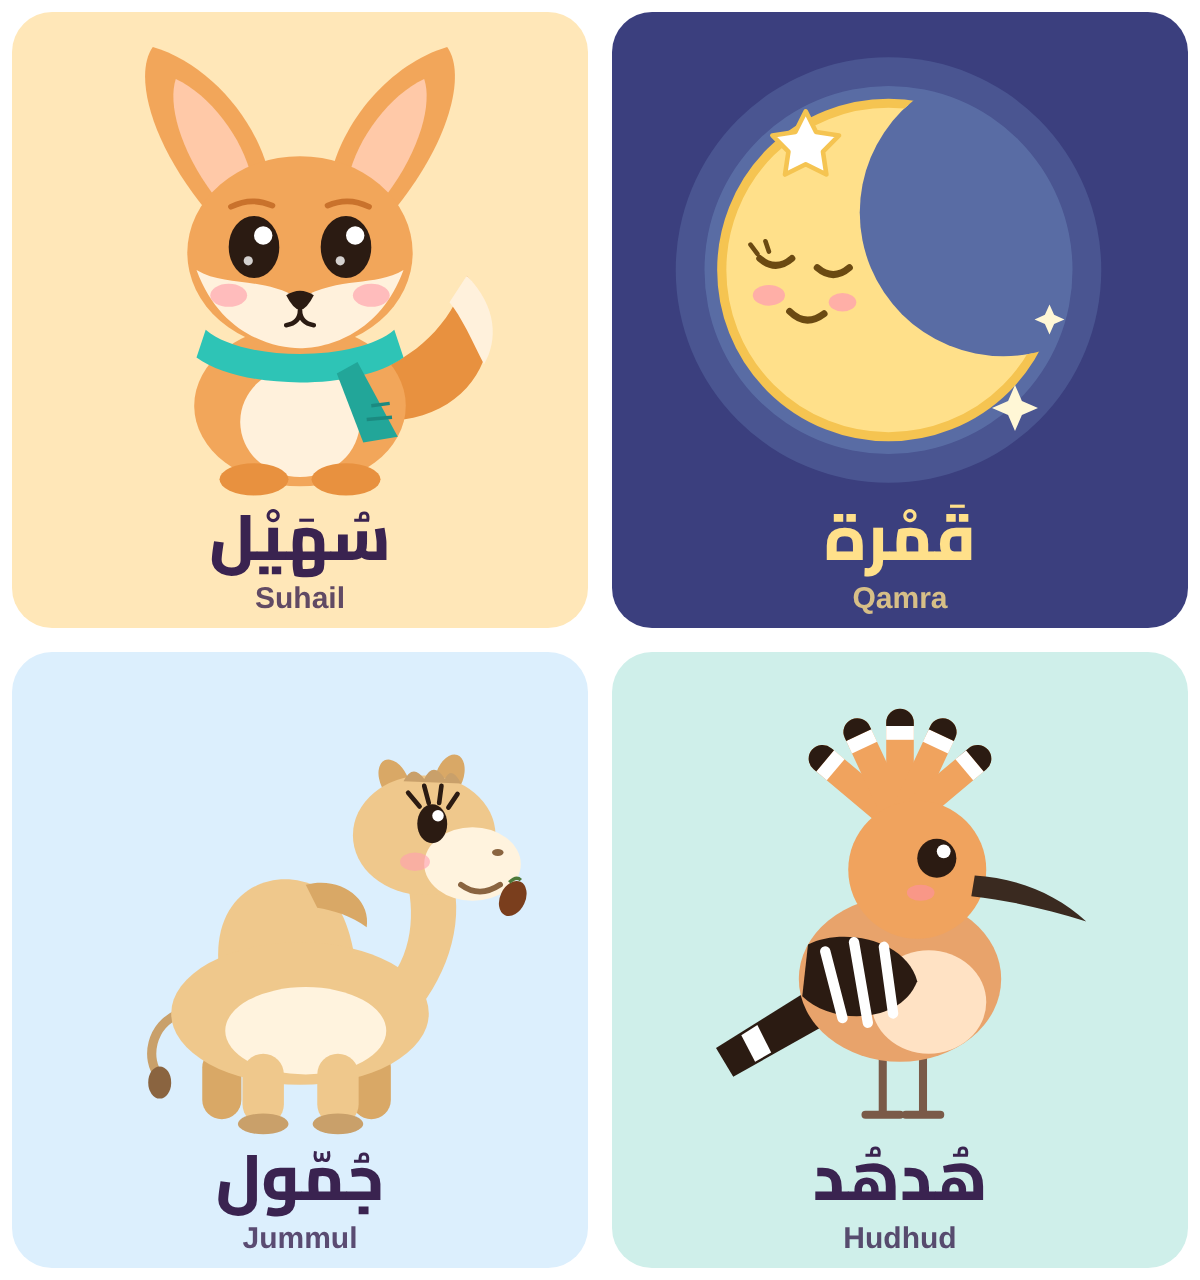

Write Python code to recreate this figure.
"""Cast sheet: Suhail, Qamra, Jummul, Hudhud (each drawn in a 400x400 box)."""
import pathlib, subprocess
B = pathlib.Path("/home/claude/brand")
font = "/home/claude/kids-stories/public/fonts/cairo-arabic-800-normal.woff2"
SUHAIL = (B / "suhail.svg.part").read_text()

QAMRA = """
<g id="qamra">
  <circle cx="190" cy="200" r="185" fill="#9FD8FF" opacity="0.15"/>
  <circle cx="190" cy="200" r="160" fill="#9FD8FF" opacity="0.18"/>
  <mask id="qm"><rect width="400" height="400" fill="#fff"/><circle cx="290" cy="150" r="125" fill="#000"/></mask>
  <circle cx="190" cy="200" r="145" fill="#FFE08A" mask="url(#qm)"/>
  <circle cx="190" cy="200" r="145" fill="none" stroke="#F5C451" stroke-width="8" mask="url(#qm)"/>
  <!-- sleepy eyes -->
  <path d="M78 190 Q 92 202 106 190" stroke="#6B4A12" stroke-width="6" fill="none" stroke-linecap="round"/>
  <path d="M128 198 Q 142 210 156 198" stroke="#6B4A12" stroke-width="6" fill="none" stroke-linecap="round"/>
  <path d="M76 186 L 70 178 M86 184 L 83 175" stroke="#6B4A12" stroke-width="4" stroke-linecap="round"/>
  <!-- cheeks + smile -->
  <ellipse cx="86" cy="222" rx="14" ry="9" fill="#FF9FB0" opacity="0.75"/>
  <ellipse cx="150" cy="228" rx="12" ry="8" fill="#FF9FB0" opacity="0.75"/>
  <path d="M104 236 Q 118 250 134 238" stroke="#6B4A12" stroke-width="6" fill="none" stroke-linecap="round"/>
  <!-- star hair clip -->
  <path d="M118 62 l9 18 20 3 -14 14 3 20 -18 -9 -18 9 3 -20 -14 -14 20 -3z" fill="#FFFFFF" stroke="#F5C451" stroke-width="4" stroke-linejoin="round"/>
  <!-- sparkles -->
  <path d="M300 300 l6 14 14 6 -14 6 -6 14 -6 -14 -14 -6 14 -6z" fill="#FFF7D6"/>
  <path d="M330 230 l4 9 9 4 -9 4 -4 9 -4 -9 -9 -4 9 -4z" fill="#FFF7D6"/>
</g>"""

JUMMUL = """
<g id="jummul">
  <!-- tail -->
  <path d="M95 290 C 70 300, 65 330, 78 345" stroke="#C9A06A" stroke-width="8" fill="none" stroke-linecap="round"/>
  <ellipse cx="78" cy="350" rx="10" ry="14" fill="#8A6440"/>
  <!-- back legs -->
  <rect x="115" y="320" width="34" height="62" rx="17" fill="#D9A866"/>
  <rect x="245" y="320" width="34" height="62" rx="17" fill="#D9A866"/>
  <!-- floppy hump -->
  <path d="M130 255 C 120 185, 175 160, 215 180 C 240 195, 245 225, 250 255 Z" fill="#EFC88C"/>
  <path d="M205 178 C 235 170, 262 190, 258 215 C 245 205, 228 200, 215 198 Z" fill="#D9A866"/>
  <!-- body -->
  <ellipse cx="200" cy="290" rx="112" ry="62" fill="#EFC88C"/>
  <ellipse cx="205" cy="305" rx="70" ry="38" fill="#FFF3DE"/>
  <!-- front legs -->
  <rect x="150" y="325" width="36" height="62" rx="18" fill="#EFC88C"/>
  <rect x="215" y="325" width="36" height="62" rx="18" fill="#EFC88C"/>
  <ellipse cx="168" cy="386" rx="22" ry="9" fill="#C9A06A"/>
  <ellipse cx="233" cy="386" rx="22" ry="9" fill="#C9A06A"/>
  <!-- neck -->
  <path d="M270 270 C 300 240, 300 200, 292 170 L 330 165 C 345 205, 330 255, 300 290 Z" fill="#EFC88C"/>
  <!-- ears -->
  <ellipse cx="282" cy="88" rx="12" ry="20" fill="#D9A866" transform="rotate(-25 282 88)"/>
  <ellipse cx="330" cy="84" rx="12" ry="20" fill="#D9A866" transform="rotate(20 330 84)"/>
  <!-- head -->
  <ellipse cx="308" cy="135" rx="62" ry="52" fill="#EFC88C"/>
  <ellipse cx="350" cy="160" rx="42" ry="32" fill="#FFF3DE"/>
  <!-- tuft -->
  <path d="M290 88 q 8 -16 18 -2 q 8 -16 18 0 q 6 -12 14 4" fill="#C9A06A"/>
  <!-- eye with long lashes -->
  <ellipse cx="315" cy="125" rx="13" ry="17" fill="#2B1B12"/>
  <circle cx="320" cy="118" r="5" fill="#fff"/>
  <path d="M304 110 l -10 -12 M312 107 l -4 -15 M321 107 l 2 -15 M329 111 l 8 -12" stroke="#2B1B12" stroke-width="4" stroke-linecap="round"/>
  <!-- nostril, smile, cheek -->
  <ellipse cx="372" cy="150" rx="5" ry="3" fill="#8A6440"/>
  <path d="M340 178 Q 356 190 374 178" stroke="#8A6440" stroke-width="5" fill="none" stroke-linecap="round"/>
  <ellipse cx="300" cy="158" rx="13" ry="8" fill="#FF9FB0" opacity="0.6"/>
  <!-- a date (snack) -->
  <ellipse cx="385" cy="190" rx="11" ry="16" fill="#7A3E1D" transform="rotate(25 385 190)"/>
  <path d="M382 176 q 6 -6 10 -2" stroke="#4E7A3A" stroke-width="3" fill="none"/>
</g>"""

def feather(angle):
    return (f'<g transform="rotate({angle} 200 125)">'
            '<rect x="188" y="25" width="24" height="100" rx="12" fill="#F0A35E"/>'
            '<rect x="188" y="40" width="24" height="12" fill="#FFFFFF"/>'
            '<path d="M188 52 V 37 A 12 12 0 0 1 212 37 V 40 H 188 Z" fill="#2B1B12"/>'
            '</g>')

HUDHUD = f"""
<g id="hudhud">
  <!-- crest -->
  {''.join(feather(a) for a in (-50, -25, 0, 25, 50))}
  <!-- tail -->
  <path d="M120 270 L 40 320 L 55 345 L 135 300 Z" fill="#2B1B12"/>
  <path d="M62 309 L 74 332 L 88 324 L 76 300 Z" fill="#FFFFFF"/>
  <!-- legs -->
  <path d="M185 320 V 375 M220 320 V 375" stroke="#7A5A48" stroke-width="7" stroke-linecap="round"/>
  <path d="M170 378 H 200 M205 378 H 235" stroke="#7A5A48" stroke-width="7" stroke-linecap="round"/>
  <!-- body -->
  <ellipse cx="200" cy="260" rx="88" ry="72" fill="#E8A36B"/>
  <ellipse cx="225" cy="280" rx="50" ry="45" fill="#FFE2C4"/>
  <!-- striped wing -->
  <path d="M120 230 C 150 215, 205 225, 215 262 C 200 300, 140 300, 115 275 Z" fill="#2B1B12"/>
  <path d="M135 236 L 150 294 M160 228 L 172 298 M186 232 L 194 290" stroke="#FFFFFF" stroke-width="9" stroke-linecap="round"/>
  <!-- head -->
  <circle cx="215" cy="165" r="60" fill="#F0A35E"/>
  <!-- beak -->
  <path d="M265 170 C 300 172, 335 185, 362 210 C 330 200, 298 192, 262 188 Z" fill="#3A2A20"/>
  <!-- eye -->
  <circle cx="232" cy="155" r="17" fill="#2B1B12"/>
  <circle cx="238" cy="149" r="6" fill="#fff"/>
  <ellipse cx="218" cy="185" rx="12" ry="7" fill="#FF8FA3" opacity="0.6"/>
</g>"""

CAST = [("سُهَيْل", "Suhail", SUHAIL, "#FFE7B8"),
        ("قَمْرة", "Qamra", QAMRA, "#3B3F7E"),
        ("جُمّول", "Jummul", JUMMUL, "#DCEFFD"),
        ("هُدهُد", "Hudhud", HUDHUD, "#CFEFEA")]

def tile(i, ar, en, art, bg):
    x, y = (i % 2) * 600, (i // 2) * 640
    light = bg != "#3B3F7E"
    col = "#3A2350" if light else "#FFE08A"
    return (f'<g transform="translate({x},{y})"><rect x="12" y="12" width="576" height="616" rx="40" fill="{bg}"/>'
            f'<g transform="translate(70,40) scale(1.15)">{art}</g>'
            f'<text x="300" y="560" text-anchor="middle" class="t" font-size="64" fill="{col}">{ar}</text>'
            f'<text x="300" y="608" text-anchor="middle" class="e" font-size="30" fill="{col}" opacity="0.8">{en}</text></g>')

html = f"""<!doctype html><html><head><meta charset="utf-8"><style>
@font-face{{font-family:Cairo;src:url('file://{font}') format('woff2');font-weight:800}}
html,body{{margin:0;background:#fff}} .t{{font-family:Cairo;font-weight:800}} .e{{font-family:sans-serif;font-weight:700}}
</style></head><body><svg width="1200" height="1280" viewBox="0 0 1200 1280" xmlns="http://www.w3.org/2000/svg">
{''.join(tile(i, *c) for i, c in enumerate(CAST))}</svg></body></html>"""
(B / "cast.html").write_text(html)
for name, part in [("qamra", QAMRA), ("jummul", JUMMUL), ("hudhud", HUDHUD)]:
    (B / f"{name}.svg.part").write_text(part)
subprocess.run(["google-chrome", "--headless=new", "--no-sandbox", "--disable-gpu", "--hide-scrollbars",
                "--allow-file-access-from-files", "--window-size=1200,1280",
                f"--screenshot={B}/cast.png", f"file://{B}/cast.html"], check=True, capture_output=True, timeout=60)
print("ok")
